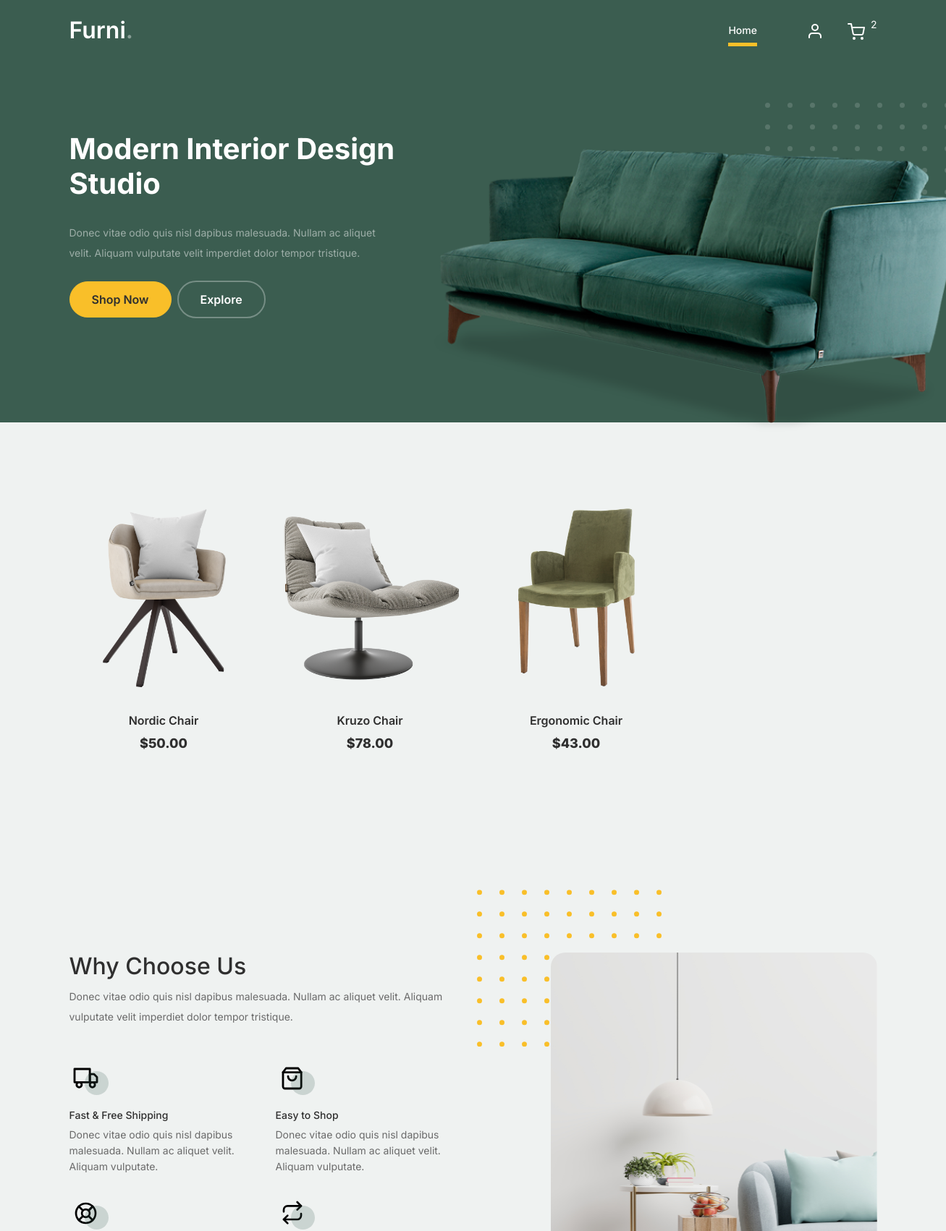
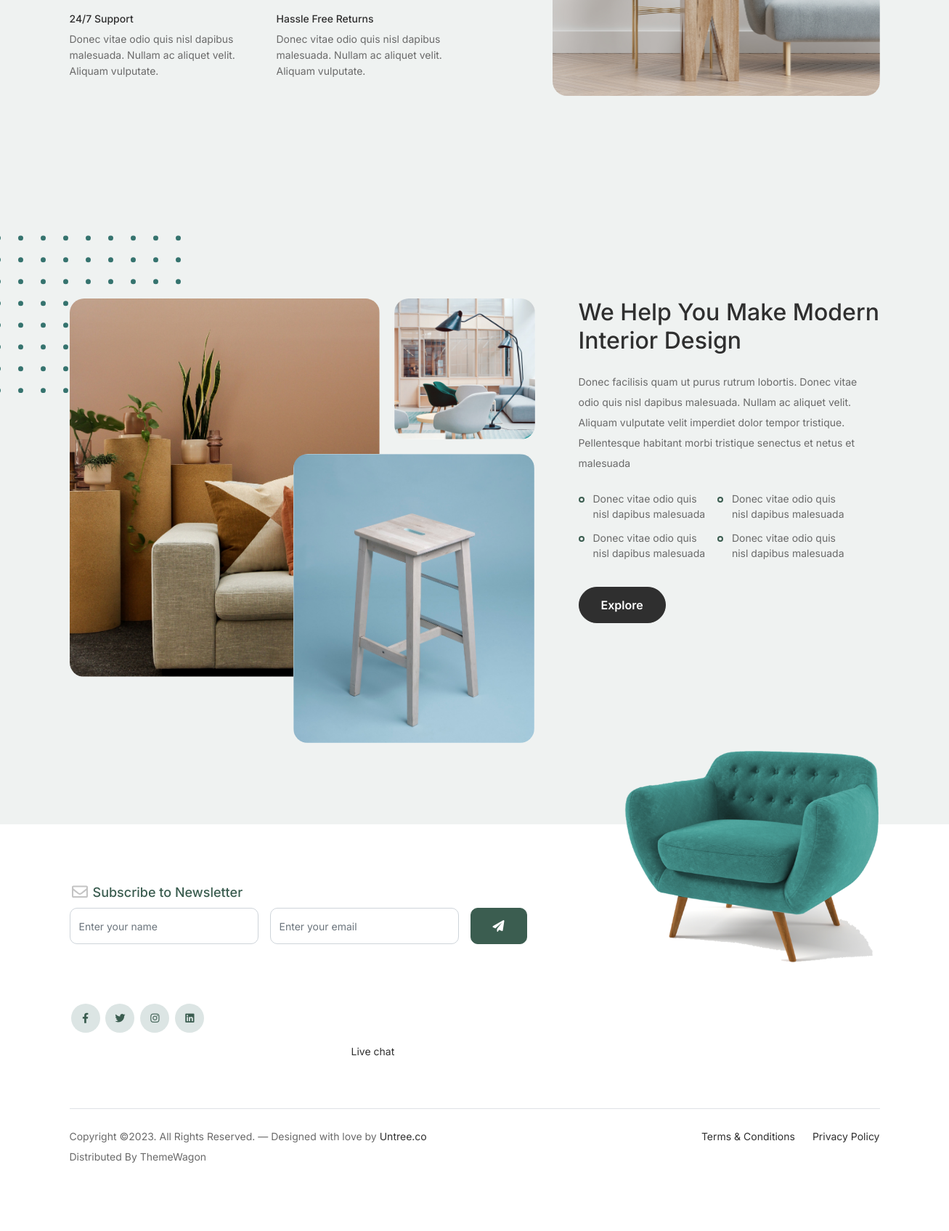
The app's page / (signed in) with its own data (2 pictures, top to bottom).
### base/models.py (models this page shows, shortened)
class Order(models.Model):
  customer = models.ForeignKey(Customer, on_delete=models.SET_NULL, null=True)
  transactionId = models.IntegerField(null=True, blank=True)
  date_added = models.DateTimeField(auto_now_add=True)
  complete = models.BooleanField(default=False)
  def get_cart_items(self):
    total = 0
    items = self.orderitem_set.all()
    for item in items:
      total += item.quantity
    return total

class OrderItem(models.Model):
  order = models.ForeignKey(Order, on_delete=models.SET_NULL, null=True)
  product = models.ForeignKey(Product, on_delete=models.SET_NULL, null=True)
  quantity = models.IntegerField(default=0)
  shipping = models.BooleanField(default=False, null=True, blank=True)

class Product(models.Model):
  name = models.CharField(max_length=150, null=True, blank=True)
  price = models.DecimalField(decimal_places=2, max_digits=7, default=0)
  image = models.ImageField(null=True, blank=True)
  digital = models.BooleanField(default=False, blank=True, null=True)

### base/views.py (the view)
# urls.py: path('', home, name='home'),
def home(request):
  products = Product.objects.all()
  customer = Customer.objects.get(user=request.user)
  order, created = Order.objects.get_or_create(customer=customer)
  context = {
    'products': products,
    'order': order,
  }
  return render(request, 'base/index.html', context)

### base/templates/base/index.html (shortened to what this page needs)
{% extends 'base/base.html' %}
{% load static %}
{% block content %}
			<div class="hero">
				<div class="container">
					<div class="row justify-content-between">
						<div class="col-lg-5">
							<div class="intro-excerpt">
								<h1>Modern Interior <span clsas="d-block">Design Studio</span></h1>
								<p class="mb-4">Donec vitae odio quis nisl dapibus malesuada. Nullam ac aliquet velit. Aliquam vulputate velit imperdiet dolor tempor tristique.</p>
								<p><a href="" class="btn btn-secondary me-2">Shop Now</a><a href="{% url 'home' %}" class="btn btn-white-outline">Explore</a></p>
							</div>
						</div>
						<div class="col-lg-7">
							<div class="hero-img-wrap">
								<img src="{% static 'images/couch.png' %}" class="img-fluid">
							</div>
						</div>
					</div>
				</div>
			</div>
		<div class="product-section">
			<div class="container">
				<div class="row">
				{% for product in products %}
					<div class="col-12 col-md-4 col-lg-3 mb-5 mb-md-0">
						<div class="product-item" href="cart.html">
							<img src="{{ product.image.url }}" class="img-fluid product-thumbnail">
							<h3 class="product-title">{{ product.name }}</h3>
							<strong class="product-price">${{ product.price }}</strong>
						</div>
					</div>
				{% endfor %}
				</div>
			</div>
		</div>
		<div class="why-choose-section">
			<div class="container">
				<div class="row justify-content-between">
					<div class="col-lg-6">
						<h2 class="section-title">Why Choose Us</h2>
						<p>Donec vitae odio quis nisl dapibus malesuada. Nullam ac aliquet velit. Aliquam vulputate velit imperdiet dolor tempor tristique.</p>
						<div class="row my-5">
							<div class="col-6 col-md-6">
								<div class="feature">
									<div class="icon">
										<img src="{% static 'images/truck.svg' %}" alt="Image" class="imf-fluid">
									</div>
									<h3>Fast &amp; Free Shipping</h3>
									<p>Donec vitae odio quis nisl dapibus malesuada. Nullam ac aliquet velit. Aliquam vulputate.</p>
								</div>
							</div>
							<div class="col-6 col-md-6">
								<div class="feature">
									<div class="icon">
										<img src="{% static 'images/bag.svg' %}" alt="Image" class="imf-fluid">
									</div>
									<h3>Easy to Shop</h3>
									<p>Donec vitae odio quis nisl dapibus malesuada. Nullam ac aliquet velit. Aliquam vulputate.</p>
								</div>
							</div>
							<div class="col-6 col-md-6">
								<div class="feature">
									<div class="icon">
										<img src="{% static 'images/support.svg' %}" alt="Image" class="imf-fluid">
									</div>
									<h3>24/7 Support</h3>
									<p>Donec vitae odio quis nisl dapibus malesuada. Nullam ac aliquet velit. Aliquam vulputate.</p>
								</div>
							</div>
							<div class="col-6 col-md-6">
								<div class="feature">
									<div class="icon">
										<img src="{% static 'images/return.svg' %}" alt="Image" class="imf-fluid">
									</div>
									<h3>Hassle Free Returns</h3>
									<p>Donec vitae odio quis nisl dapibus malesuada. Nullam ac aliquet velit. Aliquam vulputate.</p>
								</div>
							</div>
						</div>
					</div>
					<div class="col-lg-5">
						<div class="img-wrap">
							<img src="{% static 'images/why-choose-us-img.jpg' %}" alt="Image" class="img-fluid">
						</div>
					</div>
				</div>
			</div>
		</div>
		<div class="we-help-section">
			<div class="container">
				<div class="row justify-content-between">
					<div class="col-lg-7 mb-5 mb-lg-0">
						<div class="imgs-grid">
							<div class="grid grid-1"><img src="{% static 'images/img-grid-1.jpg' %}" alt="Untree.co"></div>
							<div class="grid grid-2"><img src="{% static 'images/img-grid-2.jpg' %}" alt="Untree.co"></div>
							<div class="grid grid-3"><img src="{% static 'images/img-grid-3.jpg' %}" alt="Untree.co"></div>
						</div>
					</div>
					<div class="col-lg-5 ps-lg-5">
						<h2 class="section-title mb-4">We Help You Make Modern Interior Design</h2>
						<p>Donec facilisis quam ut purus rutrum lobortis. Donec vitae odio quis nisl dapibus malesuada. Nullam ac aliquet velit. Aliquam vulputate velit imperdiet dolor tempor tristique. Pellentesque habitant morbi tristique senectus et netus et malesuada</p>
						<ul class="list-unstyled custom-list my-4">
							<li>Donec vitae odio quis nisl dapibus malesuada</li>
							<li>Donec vitae odio quis nisl dapibus malesuada</li>
							<li>Donec vitae odio quis nisl dapibus malesuada</li>
							<li>Donec vitae odio quis nisl dapibus malesuada</li>
						</ul>
						<p><a herf="{% url 'home' %}" class="btn">Explore</a></p>
					</div>
				</div>
			</div>
		</div>
{% endblock %}

### base/templates/base/base.html (shortened to what this page needs)
<!doctype html>
{% load static %}
<html lang="en">
<head>
  <link href="{% static 'css/bootstrap.min.css' %}" rel="stylesheet">
  <link href="https://cdnjs.cloudflare.com/ajax/libs/font-awesome/6.0.0-beta3/css/all.min.css" rel="stylesheet">
  <link href="{% static 'css/tiny-slider.css' %}" rel="stylesheet">
  <link href="{% static 'css/style.css' %}" rel="stylesheet">
</head>
<body>
  <nav class="custom-navbar navbar navbar navbar-expand-md navbar-dark bg-dark" arial-label="Furni navigation bar">
    <div class="container">
      <a class="navbar-brand" href="{% url 'home' %}">Furni<span>.</span></a>
      <div class="collapse navbar-collapse" id="navbarsFurni">
        <ul class="custom-navbar-nav navbar-nav ms-auto mb-2 mb-md-0">
          <li class="nav-item active">
            <a class="nav-link" href="{% url 'home' %}">Home</a>
          </li>
        </ul>
        <ul class="custom-navbar-cta navbar-nav mb-2 mb-md-0 ms-5">
          <li><a class="nav-link" href="#"><img src="{% static 'images/user.svg' %}"></a></li>
          <li><a class="nav-link" href="{% url 'cart' %}"><img src="{% static 'images/cart.svg' %}"></a></li>
          <span class="cart-items" style="color: white;">{{ order.get_cart_items }}</span>
        </ul>
      </div>
    </div>
  </nav>
  {% block content %}
  {% endblock %}
  <footer class="footer-section">
    <div class="container relative">
      <div class="sofa-img">
        <img src="{% static 'images/sofa.png' %}" alt="Image" class="img-fluid">
      </div>
      <div class="row">
        <div class="col-lg-8">
          <div class="subscription-form">
            <h3 class="d-flex align-items-center"><span class="me-1"><img src="{% static 'images/envelope-outline.svg' %}" alt="Image" class="img-fluid"></span><span>Subscribe to Newsletter</span></h3>
            <form action="#" class="row g-3">
              <div class="col-auto">
                <input type="text" class="form-control" placeholder="Enter your name">
              </div>
              <div class="col-auto">
                <input type="email" class="form-control" placeholder="Enter your email">
              </div>
              <div class="col-auto">
                <button class="btn btn-primary">
                  <span class="fa fa-paper-plane"></span>
                </button>
              </div>
            </form>
          </div>
        </div>
      </div>
      <div class="row g-5 mb-5">
        <div class="col-lg-4">
          <ul class="list-unstyled custom-social">
            <li><a href="#"><span class="fa fa-brands fa-facebook-f"></span></a></li>
            <li><a href="#"><span class="fa fa-brands fa-twitter"></span></a></li>
            <li><a href="#"><span class="fa fa-brands fa-instagram"></span></a></li>
            <li><a href="#"><span class="fa fa-brands fa-linkedin"></span></a></li>
          </ul>
        </div>
        <div class="col-lg-8">
          <div class="row links-wrap">
            <div class="col-6 col-sm-6 col-md-3">
              <ul class="list-unstyled">
                <li><a href="#">Live chat</a></li>
              </ul>
            </div>
          </div>
        </div>
      </div>
      <div class="border-top copyright">
        <div class="row pt-4">
          <div class="col-lg-6">
            <p class="mb-2 text-center text-lg-start">Copyright &copy;. All Rights Reserved. &mdash; Designed with love by <a href="https://untree.co">Untree.co</a> Distributed By <a hreff="https://themewagon.com">ThemeWagon</a>
          </p>
          </div>
          <div class="col-lg-6 text-center text-lg-end">
            <ul class="list-unstyled d-inline-flex ms-auto">
              <li class="me-4"><a href="#">Terms &amp; Conditions</a></li>
              <li><a href="#">Privacy Policy</a></li>
            </ul>
          </div>
        </div>
      </div>
    </div>
  </footer>
</body>
</html>

### records on screen
Order: get_cart_items "2"
Product: image (picture), name "Nordic Chair", price "50.00"
Product: image (picture), name "Kruzo Chair", price "78.00"
Product: image (picture), name "Ergonomic Chair", price "43.00"
